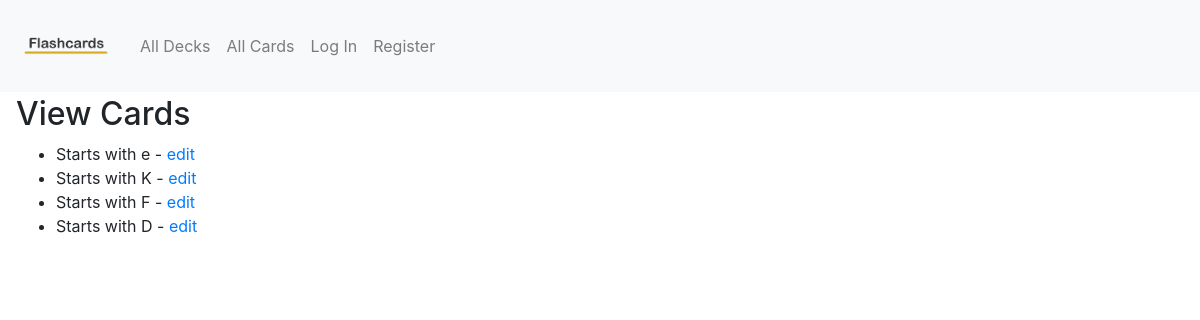
The app's page /view_cards, older data.
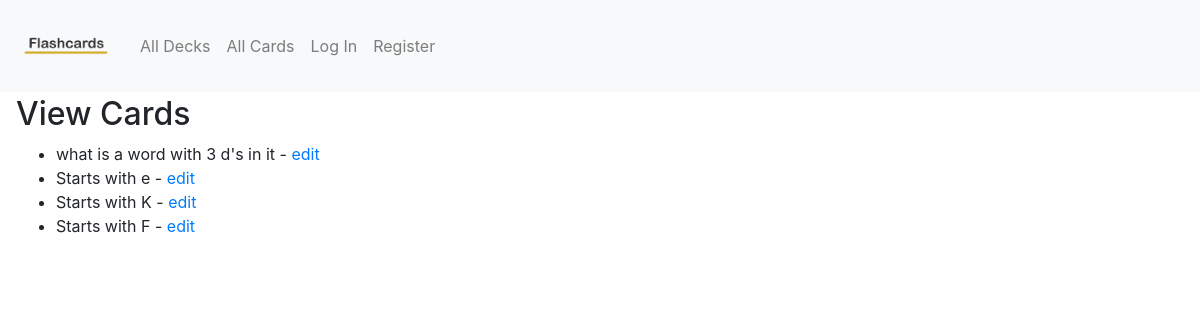
The same page, newer data.
### flashcardsApp/models.py (models this page shows, shortened)
class Card(models.Model):
    deck = models.ForeignKey(Deck, on_delete=models.CASCADE)
    is_active = models.BooleanField(default=False)
    question = models.TextField()
    answer = models.TextField()

### flashcardsApp/views.py (the view)
# urls.py: path("view_cards", views.view_cards, name="view_cards"),
def view_cards(request):
    cards = Card.objects.order_by('-question')
    context = {'cards': cards}
    return render(request, "flashcardsApp/view_cards.html", context)

### flashcardsApp/templates/flashcardsApp/view_cards.html
{% extends "flashcardsApp/layout.html" %}
{% block body %}
    <h2>View Cards</h2>
    {% if cards %}
    <ul>
        {% for card in cards %}
            <li>{{card.question}}  -  <a href="{% url 'edit_card' card.id %}">edit</a></li>
        {% endfor %}
    </ul>
{% else %}
    <h3>No cards found</h3>
{% endif %}
{% endblock %}

Row changes from the older to the newer data that the page shows:
removed Card: question "Starts with D"
added Card: question "what is a word with 3 d's in it"
